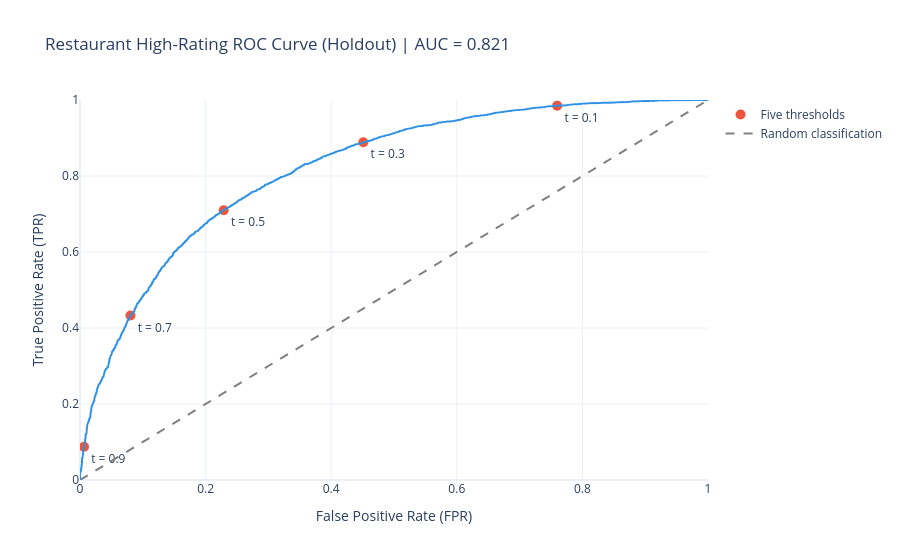

This figure's notebook cell:
### Code cell
auc = roc_auc_score(y_test, p_test)
fpr_curve, tpr_curve, roc_thresholds = roc_curve(y_test, p_test)
roc_data = pd.DataFrame({"FPR": fpr_curve, "TPR": tpr_curve})

# FPR/TPR at each of the 5 thresholds on the test set
test_rows = []
for t in thresholds:
    pred = (p_test >= t).astype(int)
    tn, fp, fn, tp = confusion_matrix(y_test, pred, labels=[0, 1]).ravel()
    test_rows.append({"threshold": t, "FPR": fp / (fp + tn), "TPR": tp / (tp + fn)})
test_results = pd.DataFrame(test_rows)

fig = px.line(roc_data, x="FPR", y="TPR",
              title=f"Restaurant High-Rating ROC Curve (Holdout) | AUC = {auc:.3f}")

fig.add_scatter(
    x=test_results["FPR"], y=test_results["TPR"],
    mode="markers+text",
    text=[f"t = {t:.1f}" for t in test_results["threshold"]],
    textposition="bottom right",
    marker=dict(size=10),
    name="Five thresholds",
)

fig.add_scatter(x=[0, 1], y=[0, 1], mode="lines",
                line=dict(dash="dash", color="gray"), name="Random classification")

fig.update_xaxes(range=[0, 1], title="False Positive Rate (FPR)")
fig.update_yaxes(range=[0, 1], title="True Positive Rate (TPR)")
fig.show()

### Figure 1 — Plotly figure (JSON) as saved in the notebook; plotly's stock layout.template omitted (floating-point values rounded to 4 significant figures; data arrays with more than 128 entries replaced by an {"elided": "..."} marker saying what was removed)
{"data": [{"hovertemplate": "FPR=%{x}<br>TPR=%{y}<extra></extra>", "legendgroup": "", "line": {"color": "#2E91E5", "dash": "solid"}, "marker": {"symbol": "circle"}, "mode": "lines", "name": "", "showlegend": false, "type": "scattergl", "x": {"elided": "3554 float values"}, "xaxis": "x", "y": {"elided": "3554 float values"}, "yaxis": "y"}, {"marker": {"size": 10}, "mode": "markers+text", "name": "Five thresholds", "text": ["t = 0.1", "t = 0.3", "t = 0.5", "t = 0.7", "t = 0.9"], "textposition": "bottom right", "type": "scatter", "x": [0.7598, 0.4512, 0.2288, 0.08034, 0.006352], "y": [0.9851, 0.889, 0.71, 0.4331, 0.08748]}, {"line": {"color": "gray", "dash": "dash"}, "mode": "lines", "name": "Random classification", "type": "scatter", "x": [0, 1], "y": [0, 1]}], "layout": {"legend": {"tracegroupgap": 0}, "title": {"text": "Restaurant High-Rating ROC Curve (Holdout) | AUC = 0.821"}, "xaxis": {"anchor": "y", "domain": [0, 1], "range": [0, 1], "title": {"text": "False Positive Rate (FPR)"}}, "yaxis": {"anchor": "x", "domain": [0, 1], "range": [0, 1], "title": {"text": "True Positive Rate (TPR)"}}}}
